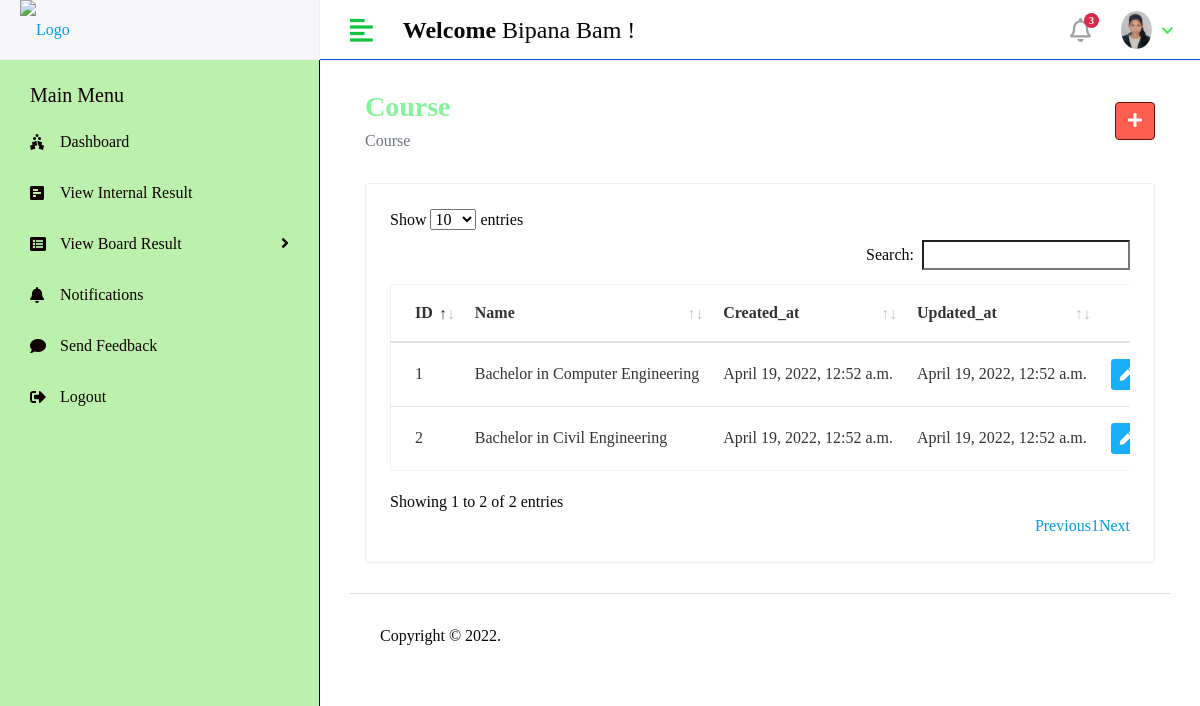
Screenshot of /Hod/Course/View (signed in) with the database file from the repository.
### LEC_RMSapp/models.py (models this page shows, shortened)
class CustomUser(AbstractUser):
    USER = (
        (1,'HOD'),
        (2,'STAFF'),
        (3,'STUDENT'),
    )
    user_type = models.CharField(choices=USER,max_length=50,default=1)
    profile_pic =models.ImageField(upload_to='media/profile_pic')

class Course(models.Model):
    name = models.CharField(max_length=100 )
    created_at = models.DateTimeField(auto_now_add=True)
    updated_at = models.DateTimeField(auto_now=True)

### LEC_Result_Management_System/Hod_Views.py (the view)
# urls.py: path('Hod/Course/View',Hod_Views.VIEW_COURSE,name='view_course'),
@login_required(login_url='/')
def VIEW_COURSE(request):
    course = Course.objects.all()
    context = {
        'course':course,
    }
    return render(request,'Hod/view_course.html',context)

### templates/Hod/view_course.html (shortened to what this page needs)
{% extends 'base.html' %}
{% block content %}
{% load static %}
<div class="content container-fluid">
               <div class="page-header">
                  <div class="row align-items-center">
                     <div class="col">
                        <h3 class="page-title">Course</h3>
                        <ul class="breadcrumb">
                           <li class="breadcrumb-item active">Course</li>
                        </ul>
                     </div>
                     <div class="col-auto text-right float-right ml-auto">
                        <a href="{% url 'add_course' %}" class="btn btn-primary"><i class="fas fa-plus"></i></a>
                     </div>
                  </div>
               </div>
               <div class="row">
                  <div class="col-sm-12">
                     <div class="card card-table">
                        <div class="card-body">
                           <div class="table-responsive">
                              <table id="table_id" class="table table-hover table-center mb-0 ">
                                 <thead>
                                    <tr>
                                       <th>ID</th>
                                       <th>Name</th>
                                       <th>Created_at</th>
                                       <th>Updated_at</th>
                                       <th class="text-right">Action</th>
                                    </tr>
                                 </thead>
                                 <tbody>
                                 {% for i in course %}
                                    <tr>
                                       <td>{{i.id}}</td>
                                       <td>{{i.name}}</td>
                                       <td>{{i.created_at}}</td>
                                       <td>{{i.updated_at}}</td>
                                       <td class="text-right">
                                          <div class="actions">
                                             <a href="{% url 'edit_course' i.id %}" class="btn btn-sm bg-success-light mr-2">
                                             <i class="fas fa-pen"></i>
                                             </a>
                                          </div>
                                       </td>
                                    </tr>
                                 {% endfor %}
                                 </tbody>
                              </table>
                           </div>
                        </div>
                     </div>
                  </div>
               </div>
            </div>
{% endblock %}

### templates/includes/header.html (shortened to what this page needs)
{% load static %}
         <div class="header">
            <div class="header-left">
               <a href="index.html" class="logo">
               <img src="http://lec.edu.np/assets/images/leclogo21.png" alt="Logo" width="100" height="70">
               </a>
            </div>
            <a href="javascript:void(0);" id="toggle_btn">
            <i class="fas fa-align-left"></i>
            </a>
            <div class="top-nav-search mt-3">
               <h4><strong>Welcome</strong>&nbsp;<span>{{user.first_name}} {{user.last_name}}</span>&nbsp;!</h4>
            </div>
            <ul class="nav user-menu">
                <li class="nav-item dropdown noti-dropdown">
                  <a href="#" class="dropdown-toggle nav-link" data-toggle="dropdown">
                  <i class="far fa-bell"></i> <span class="badge badge-pill">3</span>
                  </a>
               </li>
               <li class="nav-item dropdown has-arrow">
                  <a href="#" class="dropdown-toggle nav-link" data-toggle="dropdown">
                   {% if user.profile_pic == "" %}
                      <span class="user-img"><img class="rounded-circle" src="{% static 'assets/img/noimg.jpg' %}" width="31" alt="Ryan Taylor"></span>
                   {% else %}
                  <span class="user-img"><img class="rounded-circle" src="/{{user.profile_pic}}" width="31" alt="Ryan Taylor"></span>
                   {% endif %}
                  </a>
               </li>
            </ul>
         </div>

### static/assets/css/style.css (style rules this page uses)
html { height: 100%; }
body { background-color: #fff; color: #060606; font-family: cursive; font-size: 1rem; height: 100%; line-height: 1.5; overflow-x: hidden; }
h1, h2, h3, h4, h5, h6 { font-family: cursive; margin-top: 0; }
a { color: #009ce7; }
input, button, a { transition: all 0.4s ease; -moz-transition: all 0.4s ease; -o-transition: all 0.4s ease; -ms-transition: all 0.4s ease; -webkit-transition: all 0.4s ease; }
ul, ol { padding: 0px; list-style: none; }
.table { color: #333; max-width: 100%; margin-bottom: 0; width: 100%; }
.table.dataTable { border-collapse: collapse !important; border: 1px solid rgba(0, 0, 0, 0.05); }
.table thead tr th { font-weight: 600; }
.table tbody tr { border-bottom: 1px solid rgba(0, 0, 0, 0.05); }
.table.table-center td, .table.table-center th { vertical-align: middle; }
.card-table .card-body .table > thead > tr > th { border-top: 0; }
.card-table .card-body .table tr td:first-child, .card-table .card-body .table tr th:first-child { padding-left: 1.5rem; }
.card-table .card-body .table tr td:last-child, .card-table .card-body .table tr th:last-child { padding-right: 1.5rem; }
.card-table .table td, .card-table .table th { border-top: 1px solid #e2e5e8; padding: 1rem 0.75rem; white-space: nowrap; }
.btn-primary { background-color: #ff5f53; border: 1px solid #641404; }
.card { border: 1px solid #ececf5; box-shadow: 0 1px 3px 0 rgba(0, 0, 0, 0.03); margin-bottom: 1.875rem; }
.card-body { padding: 1.5rem; }
.bg-success-light { background-color: #18aefa; color: #fff; }
.header { background-color: #fff; border-bottom: 1px solid #164de4; left: 0; position: fixed; right: 0; top: 0; z-index: 1001; height: 60px; }
.header .header-left { float: left; height: 60px; padding: 0 20px; position: relative; width: 320px; z-index: 1; transition: all 0.2s ease-in-out; background-color: #f7f7fa; border-bottom: 1px solid #efefef; border-right: 1px solid #ececf5; display: flex; align-items: center; }
.header .header-left .logo { display: inline-block; line-height: 60px; }
.header .header-left .logo img { max-height: 170px; width: auto; }
.header .dropdown-toggle:after { display: none; }
.header .has-arrow .dropdown-toggle:after { border-top: 0; border-left: 0; border-bottom: 2px solid #4ae952; border-right: 2px solid #48e963; content: ''; height: 8px; display: inline-block; pointer-events: none; -webkit-transform-origin: 66% 66%; -ms-transform-origin: 66% 66%; transform-origin: 66% 66%; -webkit-transform: rotate(45deg); -ms-transform: rotate(45deg); transform: rotate(45deg); -webkit-transition: all 0.15s ease-in-out; transition: all 0.15s ease-in-out; width: 8px; vertical-align: 0px; }
.user-menu { float: right; margin: 0; position: relative; z-index: 99; padding-right: 15px; }
.user-menu.nav > li > a { color: #a0a0a0; font-size: 14px; line-height: 58px; padding: 0 15px; height: 60px; }
.user-img { margin-right: 3px; position: relative; }
.top-nav-search { float: left; margin-left: 15px; }
.page-header { margin-bottom: 1.875rem; }
.page-header .breadcrumb { background-color: transparent; color: #6c757d; font-size: 1rem; font-weight: 500; margin-bottom: 0; padding: 0; }
.page-title { font-size: 28px; font-weight: 600; color: rgb(134, 243, 157); margin-bottom: 5px; }
.user-menu.nav > li > a .badge { background-color: #d9284c; display: block; font-size: 10px; font-weight: bold; height: 15px; width: 15px; position: absolute; right: 7px; top: 13px; color: #fff; padding: 3px; }
.user-menu.nav > li > a > i { font-size: 1.5rem; line-height: 60px; }
@media (min-width: 992px) { #toggle_btn { align-items: center; color: #13c341; display: inline-flex; float: left; font-size: 26px; height: 60px; justify-content: center; margin-left: 15px; padding: 0 15px; } }

### rows the page displays
CustomUser: first_name "Bipana", last_name "Bam", profile_pic (picture)
Course: id "1", name "Bachelor in Computer Engineering", created_at "April 19, 2022, 12:52 a.m.", updated_at "April 19, 2022, 12:52 a.m."
Course: id "2", name "Bachelor in Civil Engineering", created_at "April 19, 2022, 12:52 a.m.", updated_at "April 19, 2022, 12:52 a.m."
